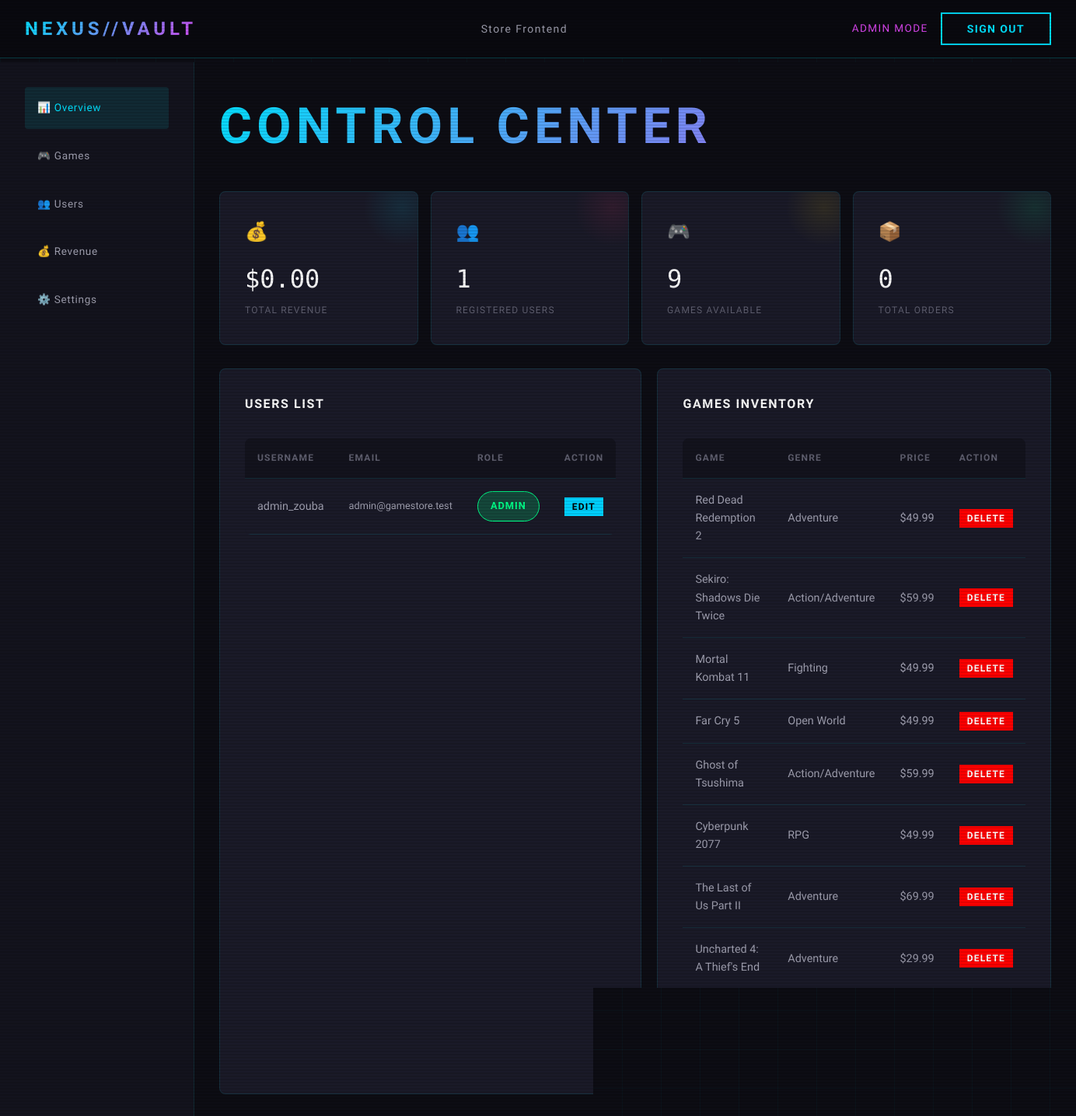
The page /admin (signed in) on the database its author committed.
### tables this page shows
CREATE TABLE IF NOT EXISTS users (
    id INT AUTO_INCREMENT PRIMARY KEY,
    username VARCHAR(50) NOT NULL UNIQUE,
    email VARCHAR(100) NOT NULL UNIQUE,
    password VARCHAR(255) NOT NULL, 
    role ENUM('client', 'admin') DEFAULT 'client',
    created_at DATETIME DEFAULT CURRENT_TIMESTAMP
);

CREATE TABLE IF NOT EXISTS games (
    id INT AUTO_INCREMENT PRIMARY KEY,
    title VARCHAR(100) NOT NULL,
    description TEXT,
    price DECIMAL(10, 2) NOT NULL,
    cover_image_path VARCHAR(255), 
    category_id INT,
    created_at DATETIME DEFAULT CURRENT_TIMESTAMP,
    FOREIGN KEY (category_id) REFERENCES categories(id) ON DELETE SET NULL
);

CREATE TABLE IF NOT EXISTS categories (
    id INT AUTO_INCREMENT PRIMARY KEY,
    name VARCHAR(50) NOT NULL UNIQUE
);

### controllers/AdminController.php (called while the page is built, shortened)
<?php
require_once __DIR__ . '/../models/Game.php';
require_once __DIR__ . '/../models/User.php';
require_once __DIR__ . '/../models/Order.php';
class AdminController {
    public function index() {
        $userModel = new User();
        $gameModel = new Game();
        $orderModel = new Order();
        $users = $userModel->getAllUsers();
        $games = $gameModel->getAllGames();
        $orders = $orderModel->getAllOrders();
        $totalRevenue = 0;
        require __DIR__ . '/../views/back-office/index.php';
    }
}
?>

### config/database.php (called while the page is built)
<?php
class Database {
    private static $connection = null;
    public static function getConnection() {
        if (self::$connection === null) {
            $host = 'db';
            $db   = 'gamestore_db';
            $user = 'devuser';
            $pass = 'devpassword';
            $charset = 'utf8mb4';
            $dsn = "mysql:host=$host;dbname=$db;charset=$charset";
            $options = [
                PDO::ATTR_ERRMODE            => PDO::ERRMODE_EXCEPTION,
                PDO::ATTR_DEFAULT_FETCH_MODE => PDO::FETCH_ASSOC,
                PDO::ATTR_EMULATE_PREPARES   => false,
            ];
            try {
                self::$connection = new PDO($dsn, $user, $pass, $options);
            } catch (\PDOException $e) {
                die("Database connection failed: " . $e->getMessage());
            }
        }
        return self::$connection;
    }
}
?>

### models/User.php (called while the page is built, shortened)
<?php
require_once __DIR__ . '/../config/database.php';
class User {
    private $conn;
    public function __construct() {
        $this->conn = Database::getConnection();
    }
    public function getAllUsers() {
        $stmt = $this->conn->query("SELECT * FROM users ORDER BY created_at DESC");
        return $stmt->fetchAll();
    }
}
?>

### models/Game.php (called while the page is built, shortened)
<?php
require_once __DIR__ . '/../config/database.php';
class Game {
    private $conn;
    public function __construct() {
        $this->conn = Database::getConnection();
    }
    public function getAllGames() {
        $stmt = $this->conn->query("SELECT g.*, c.name as category_name FROM games g LEFT JOIN categories c ON g.category_id = c.id");
        return $stmt->fetchAll();
    }
}
?>

### models/Order.php (called while the page is built, shortened)
<?php
require_once __DIR__ . '/../config/database.php';
class Order {
    private $conn;
    public function __construct() {
        $this->conn = Database::getConnection();
    }
    public function getAllOrders() {
        $stmt = $this->conn->query("SELECT o.*, u.username, u.email FROM orders o JOIN users u ON o.user_id = u.id ORDER BY o.created_at DESC");
        return $stmt->fetchAll();
    }
}
?>

### views/back-office/index.php (the view, shortened to what this page needs)
<!DOCTYPE html>
<html lang="en">
<head>
  <link rel="stylesheet" href="/assets/css/styles.css">
</head>
<body>
  <nav class="nav">
    <div class="nav-container">
      <a href="/" class="nav-logo">NEXUS//VAULT</a>
      <ul class="nav-links">
        <li><a href="/">Store Frontend</a></li>
      </ul>
      <div class="nav-auth">
        <span class="admin-badge">ADMIN MODE</span>
        <a href="/logout" class="btn btn-secondary">Sign Out</a>
      </div>
    </div>
  </nav>
  <main class="dashboard">
    <div class="dashboard-grid">
      <aside class="dashboard-sidebar">
        <ul class="sidebar-menu">
          <li><a href="/admin" class="active">📊 Overview</a></li>
          <li><a href="/admin/games/add">🎮 Games</a></li>
          <li><a href="/admin/users">👥 Users</a></li>
          <li><a href="/admin/revenue">💰 Revenue</a></li>
          <li><a href="/admin/settings">⚙️ Settings</a></li>
        </ul>
      </aside>
      <div class="dashboard-main">
        <h1 class="dashboard-title">Control Center</h1>
        <div class="stats-grid" style="margin-bottom: 30px;">
          <div class="stat-card">
            <span class="stat-card-icon">💰</span>
            <span class="stat-card-value">$<?= number_format($totalRevenue, 2) ?></span>
            <span class="stat-card-label">Total Revenue</span>
          </div>
          <div class="stat-card accent-pink">
            <span class="stat-card-icon">👥</span>
            <span class="stat-card-value"><?= count($users) ?></span>
            <span class="stat-card-label">Registered Users</span>
          </div>
          <div class="stat-card accent-yellow">
            <span class="stat-card-icon">🎮</span>
            <span class="stat-card-value"><?= count($games) ?></span>
            <span class="stat-card-label">Games Available</span>
          </div>
          <div class="stat-card accent-green">
            <span class="stat-card-icon">📦</span>
            <span class="stat-card-value"><?= count($orders) ?></span>
            <span class="stat-card-label">Total Orders</span>
          </div>
        </div>
        <div style="display: grid; grid-template-columns: 1fr 1fr; gap: 20px;">
          <div class="chart-container">
            <h3 class="chart-title">Users List</h3>
            <table class="data-table">
              <thead>
                <tr>
                  <th>Username</th>
                  <th>Email</th>
                  <th>Role</th>
                  <th>Action</th>
                </tr>
              </thead>
              <tbody>
                <?php foreach ($users as $user): ?>
                  <tr>
                    <td><?= htmlspecialchars($user['username']) ?></td>
                    <td style="font-size: 0.8rem;"><?= htmlspecialchars($user['email']) ?></td>
                    <td><span
                        class="status-badge <?= $user['role'] === 'admin' ? 'active' : 'inactive' ?>"><?= htmlspecialchars($user['role']) ?></span>
                    </td>
                    <td>
                      <div style="display:flex; gap: 5px;">
                        <button class="btn btn-sm"
                          style="background:#00d2ff; color:black; border:none; padding: 5px 10px; cursor: pointer;"
                          onclick="openEditUserModal(<?= $user['id'] ?>, '<?= htmlspecialchars(addslashes($user['username'])) ?>', '<?= htmlspecialchars(addslashes($user['email'])) ?>', '<?= htmlspecialchars(addslashes($user['role'] ?? 'client')) ?>')">Edit</button>
                      </div>
                    </td>
                  </tr>
                <?php endforeach; ?>
              </tbody>
            </table>
          </div>
          <div class="chart-container">
            <h3 class="chart-title">Games Inventory</h3>
            <table class="data-table">
              <thead>
                <tr>
                  <th>Game</th>
                  <th>Genre</th>
                  <th>Price</th>
                  <th>Action</th>
                </tr>
              </thead>
              <tbody>
                <?php foreach ($games as $game): ?>
                  <tr>
                    <td class="text-primary"><?= htmlspecialchars($game['title']) ?></td>
                    <td><?= htmlspecialchars($game['category_name'] ?? 'None') ?></td>
                    <td>$<?= htmlspecialchars($game['price']) ?></td>
                    <td>
                      <form method="POST" action="/admin/games/delete" style="margin: 0;">
                        <button class="btn btn-sm"
                          style="background: red; color: white; border:none; padding: 5px 10px; cursor: pointer;">Delete</button>
                      </form>
                    </td>
                  </tr>
                <?php endforeach; ?>
              </tbody>
            </table>
          </div>
        </div>
      </div>
    </div>
  </main>
</body>
</html>

### rows shown on the page
users: username "admin_zouba", email "admin@gamestore.test", role "ADMIN"
games: title "Red Dead Redemption 2", category.name "Adventure", price "49.99"
games: title "Sekiro: Shadows Die Twice", category.name "Action/Adventure", price "59.99"
games: title "Mortal Kombat 11", category.name "Fighting", price "49.99"
games: title "Far Cry 5", category.name "Open World", price "49.99"
games: title "Ghost of Tsushima", category.name "Action/Adventure", price "59.99"
games: title "Cyberpunk 2077", category.name "RPG", price "49.99"
games: title "The Last of Us Part II", category.name "Adventure", price "69.99"
games: title "Uncharted 4: A Thief's End", category.name "Adventure", price "29.99"

### other values the page prints
$totalRevenue "0.00"
count($users) "1"
count($games) "9"
count($orders) "0"
